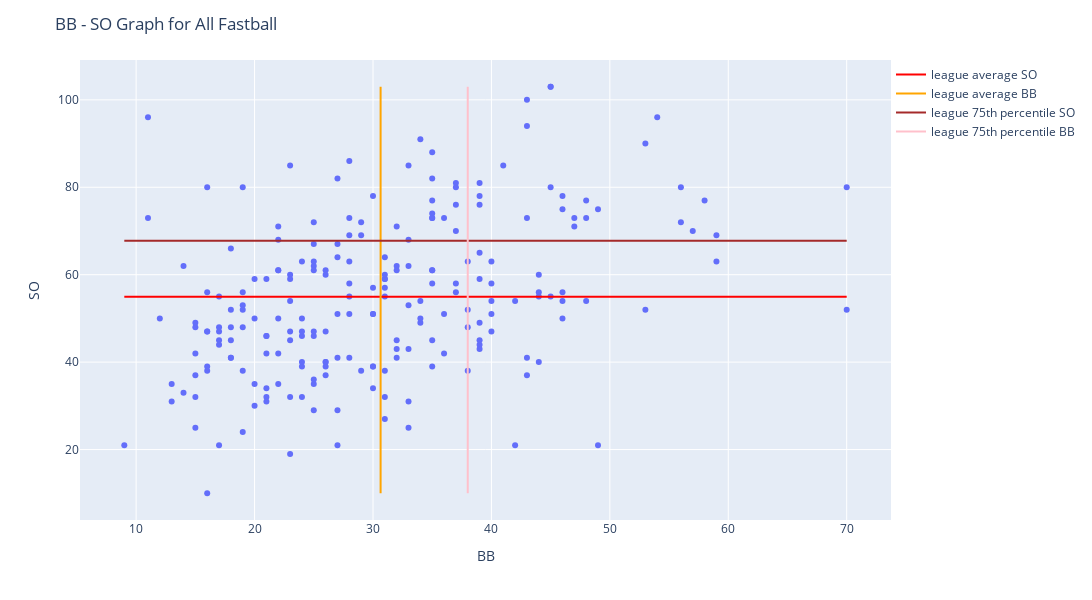

This figure's notebook cell:
### Code cell
func.x_y_scatter(disc_df, "BB", "SO")
print(disc_df["BB"].corr(disc_df["SO"]))

### Figure 1 — Plotly figure (JSON) as saved in the notebook; plotly's stock layout.template omitted (floating-point values rounded to 4 significant figures; data arrays with more than 128 entries replaced by an {"elided": "..."} marker saying what was removed)
{"data": [{"hovertemplate": "<b>%{hovertext}</b><br><br><extra></extra>", "hovertext": {"elided": "218 str values"}, "legendgroup": "", "marker": {"color": "#636efa", "symbol": "circle"}, "mode": "markers", "name": "", "orientation": "v", "showlegend": false, "type": "scatter", "x": {"elided": "218 int values"}, "xaxis": "x", "y": {"elided": "218 int values"}, "yaxis": "y"}, {"line": {"color": "red", "width": 2}, "mode": "lines", "name": "league average SO", "type": "scatter", "x": [9, 70], "y": [54.94, 54.94]}, {"line": {"color": "orange", "width": 2}, "mode": "lines", "name": "league average BB", "type": "scatter", "x": [30.64, 30.64], "y": [10, 103]}, {"line": {"color": "brown", "width": 2}, "mode": "lines", "name": "league 75th percentile SO", "type": "scatter", "x": [9, 70], "y": [67.75, 67.75]}, {"line": {"color": "pink", "width": 2}, "mode": "lines", "name": "league 75th percentile BB", "type": "scatter", "x": [38, 38], "y": [10, 103]}], "layout": {"height": 600, "legend": {"tracegroupgap": 0, "x": 1, "y": 1}, "margin": {"t": 60}, "showlegend": true, "title": {"text": "BB - SO Graph for All Fastball"}, "width": 1200, "xaxis": {"anchor": "y", "domain": [0, 1], "title": {"text": "BB"}}, "yaxis": {"anchor": "x", "domain": [0, 1], "title": {"text": "SO"}}}}
